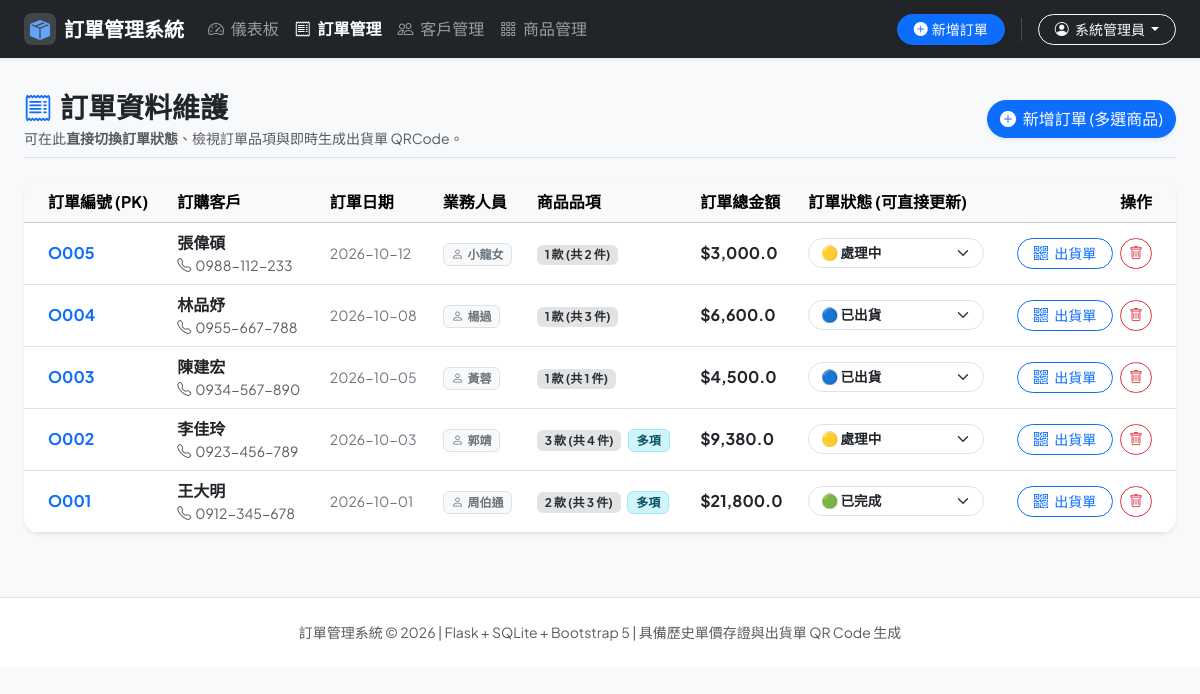
Screenshot of /orders (signed in) with the database file from the repository.
### tables this page shows
CREATE TABLE orders (
        order_id TEXT PRIMARY KEY,
        customer_id TEXT NOT NULL,
        order_date TEXT NOT NULL,
        status TEXT NOT NULL CHECK (status IN ('處理中', '已出貨', '已完成', '已取消')),
        sales_rep TEXT NOT NULL,
        FOREIGN KEY (customer_id) REFERENCES customer(customer_id)
            ON UPDATE CASCADE
            ON DELETE RESTRICT
    );

### app.py (the view)
@app.route('/orders')
@login_required
def orders_list():
    conn = get_db()
    cursor = conn.cursor()
    cursor.execute("""
        SELECT o.order_id, o.customer_id, c.name AS customer_name, c.phone AS customer_phone,
               o.order_date, o.status, o.sales_rep,
               COUNT(oi.product_id) AS item_count,
               COALESCE(SUM(oi.quantity), 0) AS total_qty,
               COALESCE(SUM(oi.quantity * oi.unit_price), 0) AS total_amount
        FROM orders o
        JOIN customer c ON o.customer_id = c.customer_id
        LEFT JOIN order_item oi ON o.order_id = oi.order_id
        GROUP BY o.order_id
        ORDER BY o.order_date DESC, o.order_id DESC
    """)
    orders = cursor.fetchall()
    conn.close()
    return render_template('orders.html', orders=orders)

### app.py (called while the page is built)
def login_required(f):
    @wraps(f)
    def decorated_function(*args, **kwargs):
        if 'username' not in session:
            flash("請先登入系統以存取管理功能", "warning")
            return redirect(url_for('login', next=request.url))
        return f(*args, **kwargs)
    return decorated_function

### database.py (called while the page is built)
def get_db():
    conn = sqlite3.connect(DB_FILE)
    conn.row_factory = sqlite3.Row
    conn.execute("PRAGMA foreign_keys = ON;")
    return conn

### templates/orders.html (shortened to what this page needs)
{% extends "base.html" %}
{% block content %}
<div class="d-flex flex-wrap justify-content-between align-items-center mb-4 pb-2 border-bottom">
    <div>
        <h3 class="fw-bold text-dark mb-1"><i class="bi bi-receipt me-2 text-primary"></i>訂單資料維護</h3>
        <p class="text-muted small mb-0">可在此<strong>直接切換訂單狀態</strong>、檢視訂單品項與即時生成出貨單 QRCode。</p>
    </div>
    <div class="mt-2 mt-md-0 d-flex gap-2">
        <a href="{{ url_for('order_new') }}" class="btn btn-primary rounded-pill shadow-sm">
            <i class="bi bi-plus-circle-fill me-1"></i> 新增訂單 (多選商品)
        </a>
    </div>
</div>
<div class="card border-0 shadow-sm rounded-4 overflow-hidden">
    <div class="card-body p-0">
        <div class="table-responsive">
            <table class="table table-hover align-middle mb-0">
                <thead class="table-light">
                    <tr>
                        <th class="ps-4">訂單編號 (PK)</th>
                        <th>訂購客戶</th>
                        <th>訂單日期</th>
                        <th>業務人員</th>
                        <th>商品品項</th>
                        <th>訂單總金額</th>
                        <th style="min-width: 150px;">訂單狀態 (可直接更新)</th>
                        <th class="text-end pe-4">操作</th>
                    </tr>
                </thead>
                <tbody>
                    {% for o in orders %}
                    <tr id="order-row-{{ o.order_id }}">
                        <td class="ps-4">
                            <a href="{{ url_for('order_detail', order_id=o.order_id) }}" class="fw-bold text-decoration-none text-primary fs-6">
                                {{ o.order_id }}
                            </a>
                        </td>
                        <td>
                            <div class="fw-semibold text-dark">{{ o.customer_name }}</div>
                            <div class="text-muted small"><i class="bi bi-telephone me-1"></i>{{ o.customer_phone }}</div>
                        </td>
                        <td class="text-secondary small">{{ o.order_date }}</td>
                        <td><span class="badge bg-light text-secondary border"><i class="bi bi-person me-1"></i>{{ o.sales_rep }}</span></td>
                        <td>
                            <span class="badge bg-secondary-subtle text-secondary-emphasis">
                                {{ o.item_count }} 款 (共 {{ o.total_qty }} 件)
                            </span>
                            {% if o.item_count > 1 %}
                                <span class="badge bg-info-subtle text-info-emphasis border border-info-subtle ms-1">多項</span>
                            {% endif %}
                        </td>
                        <td class="fw-bold text-dark">${{ "{:,.1f}".format(o.total_amount) }}</td>
                        <td>
                            <div class="d-flex align-items-center gap-1">
                                <select class="form-select form-select-sm status-select fw-semibold rounded-pill"
                                        data-order-id="{{ o.order_id }}"
                                        onchange="handleStatusChange(this, '{{ o.order_id }}')">
                                    <option value="處理中" {% if o.status == '處理中' %}selected{% endif %}>🟡 處理中</option>
                                    <option value="已出貨" {% if o.status == '已出貨' %}selected{% endif %}>🔵 已出貨</option>
                                    <option value="已完成" {% if o.status == '已完成' %}selected{% endif %}>🟢 已完成</option>
                                </select>
                            </div>
                        </td>
                        <td class="text-end pe-4">
                            <a href="{{ url_for('order_detail', order_id=o.order_id) }}" class="btn btn-sm btn-outline-primary rounded-pill px-3 me-1">
                                <i class="bi bi-qr-code me-1"></i> 出貨單
                            </a>
                            <form action="{{ url_for('order_delete', order_id=o.order_id) }}" method="POST" class="d-inline" onsubmit="return confirm('確定要刪除訂單 [{{ o.order_id }}] 及其所有明細項目嗎？');">
                                <button type="submit" class="btn btn-sm btn-outline-danger rounded-pill">
                                    <i class="bi bi-trash"></i>
                                </button>
                            </form>
                        </td>
                    </tr>
                    {% endfor %}
                </tbody>
            </table>
        </div>
    </div>
</div>
{% endblock %}

### static/css/custom.css (style rules this page uses)
:root { --bs-font-sans-serif: 'Noto Sans TC', 'Plus Jakarta Sans', system-ui, -apple-system, sans-serif; --primary-gradient: linear-gradient(135deg, #2563eb 0%, #1d4ed8 100%); --card-border-radius: 1rem; }
body { font-family: var(--bs-font-sans-serif); color: #1e293b; background-color: #f8fafc; min-height: 100vh; }
.status-select { cursor: pointer; font-size: 0.85rem; padding: 0.25rem 0.75rem; transition: all 0.2s ease; }

### rows the page displays
orders: order_id "O005", customer_name "張偉碩", customer_phone "0988-112-233", order_date "2026-10-12", sales_rep "小龍女", item_count "1", total_qty "2", total_amount "3,000.0", status+order_id "🟡 處理中"
orders: order_id "O004", customer_name "林品妤", customer_phone "0955-667-788", order_date "2026-10-08", sales_rep "楊過", item_count "1", total_qty "3", total_amount "6,600.0", status+order_id "🔵 已出貨"
orders: order_id "O003", customer_name "陳建宏", customer_phone "0934-567-890", order_date "2026-10-05", sales_rep "黃蓉", item_count "1", total_qty "1", total_amount "4,500.0", status+order_id "🔵 已出貨"
orders: order_id "O002", customer_name "李佳玲", customer_phone "0923-456-789", order_date "2026-10-03", sales_rep "郭靖", item_count "3", total_qty "4", shows "多項", total_amount "9,380.0", status+order_id "🟡 處理中"
orders: order_id "O001", customer_name "王大明", customer_phone "0912-345-678", order_date "2026-10-01", sales_rep "周伯通", item_count "2", total_qty "3", shows "多項", total_amount "21,800.0", status+order_id "🟢 已完成"

### other values shown
{{ session.get('display_name', '管理員') }} "系統管理員"
